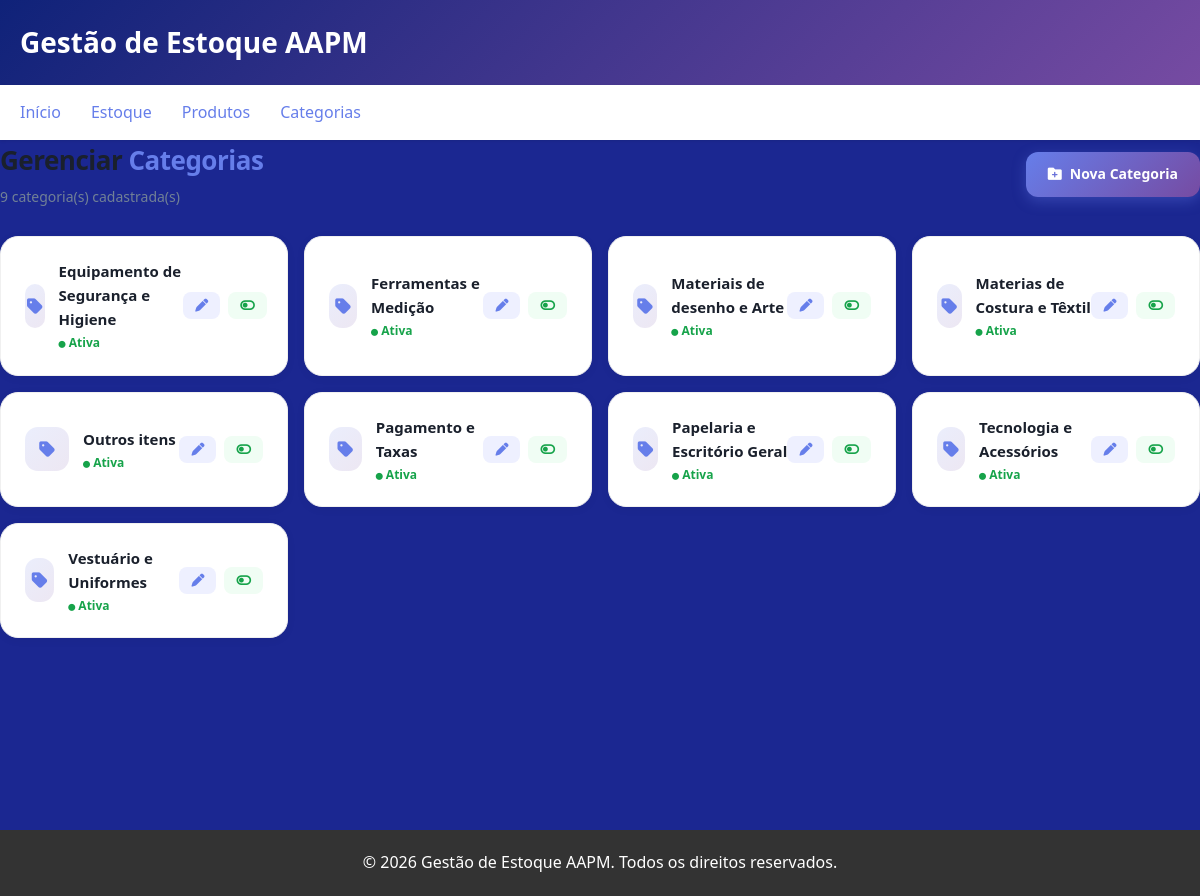
The app's page /categorias/ (signed in), older data.
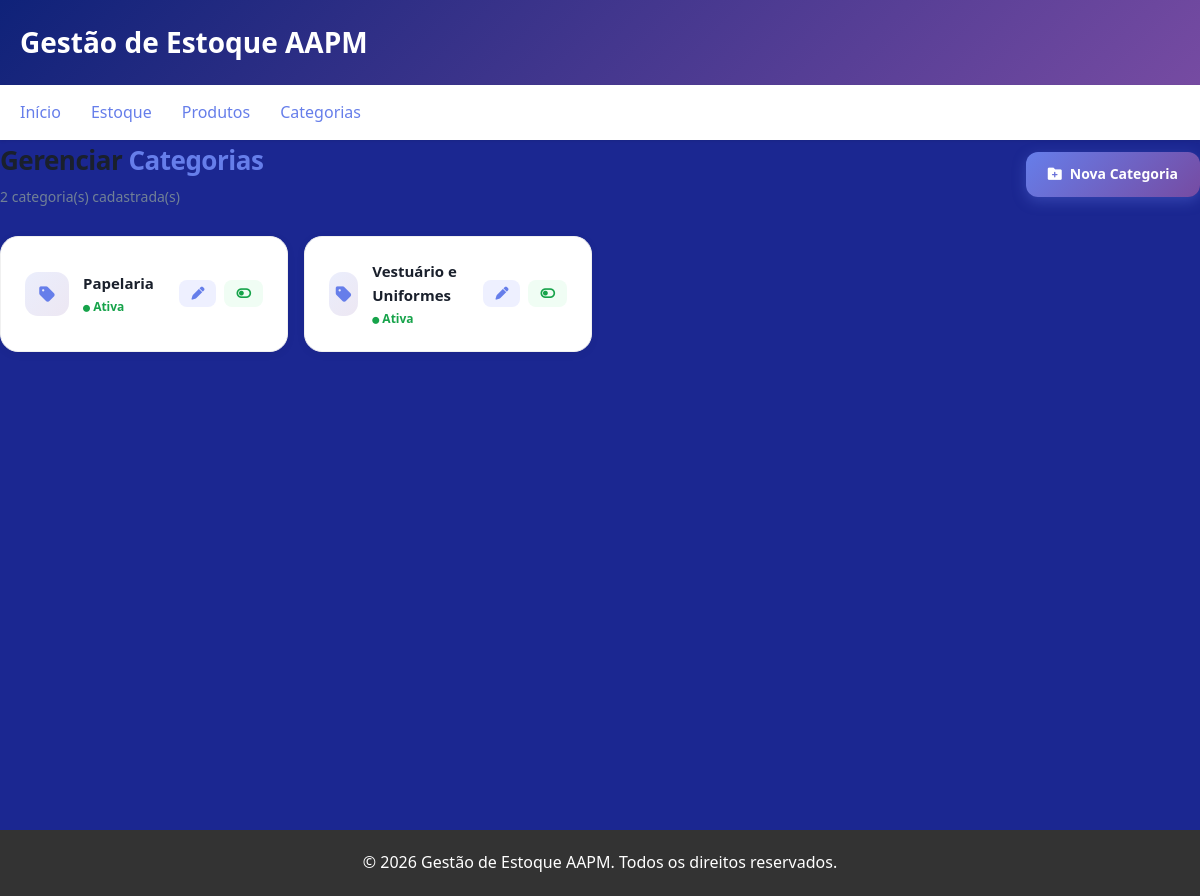
The same page, newer data.
### app/models/categoria.py (models this page shows, shortened)
class Categoria(Base):
    __tablename__ = "categorias"
    id = Column(Integer, primary_key=True, index=True)
    nome = Column(String(50), unique=True, nullable=False)
    descricao = Column(String(255), nullable=True)
    ativa = Column(Boolean, default=True)
    produtos = relationship("Produto", back_populates="categoria")

### app/controllers/categoria_controller.py (the view)
@router.get("/")
def listar_categorias(
    request: Request,
    db: Session = Depends(get_db),
    admin = Depends(get_admin)
):
    categorias = db.query(Categoria).order_by(Categoria.nome).all()
    return templates.TemplateResponse(
        request,
        "categorias/index.html",
        {
            "request":    request,
            "usuario":    admin,
            "categorias": categorias,
        }
    )

### app/templates/categorias/index.html (shortened to what this page needs)
{% extends "base.html" %}
{% block head %}
<link rel="stylesheet" href="https://cdnjs.cloudflare.com/ajax/libs/font-awesome/6.0.0/css/all.min.css">
{% endblock %}
{% block content %}
<div class="page-header">
  <div>
    <h1 class="page-title">Gerenciar <span>Categorias</span></h1>
    <p style="color:#718096; font-size:14px; margin-top:4px;">{{ categorias|length }} categoria(s) cadastrada(s)</p>
  </div>
  <a href="/categorias/nova" class="btn-novo"><i class="fas fa-folder-plus"></i> Nova Categoria</a>
</div>
{% if categorias %}
<div class="grid">
  {% for cat in categorias %}
  <div class="cat-card {{ '' if cat.ativa else 'inativa' }}">
    <div class="cat-left">
      <div class="cat-icon"><i class="fas fa-tag"></i></div>
      <div>
        <div class="cat-name">{{ cat.nome }}</div>
        <div class="cat-status {{ 'ativa' if cat.ativa else 'inativa' }}">
          <i class="fas fa-circle" style="font-size:7px;"></i>
          {{ 'Ativa' if cat.ativa else 'Inativa' }}
        </div>
      </div>
    </div>
    <div class="cat-actions">
      <a href="/categorias/{{ cat.id }}/editar" class="btn-action btn-edit">
        <i class="fas fa-pen"></i>
      </a>
      <form action="/categorias/{{ cat.id }}/toggle-ativo" method="post" style="margin:0;">
        <button type="submit" class="btn-action btn-toggle {{ 'ativar' if not cat.ativo else '' }}"
          title="{{ 'Desativar' if cat.ativo else 'Ativar' }}">
          <i class="fas fa-{{ 'toggle-on' if cat.ativo else 'toggle-off' }}"></i>
        </button>
      </form>
    </div>
  </div>
  {% endfor %}
</div>
{% endif %}
{% endblock %}

### app/templates/base.html (shortened to what this page needs)
<!DOCTYPE html>
<html lang="pt-BR">
<head>
    {% block head %}{% endblock %}
</head>
<body>
    <header>
        <div class="container">
            <h1>Gestão de Estoque AAPM</h1>
        </div>
    </header>
    {% if usuario %}
    <nav>
        <div class="container">
            <ul>
                <li><a href="/">Início</a></li>
                <li><a href="/estoque">Estoque</a></li>
                <li><a href="/produtos">Produtos</a></li>
                <li><a href="/categorias">Categorias</a></li>
            </ul>
        </div>
    </nav>
    {% endif %}
    <main>
        {% block content %}{% endblock %}
    </main>
    <footer>
        <p>&copy; 2026 Gestão de Estoque AAPM. Todos os direitos reservados.</p>
    </footer>
</body>
</html>

### app/templates/categorias/index.html (style rules this page uses)
body { font-family: 'Plus Jakarta Sans', sans-serif; }
.page-header { display: flex; justify-content: space-between; align-items: center; margin-bottom: 28px; }
.page-title { font-size: 26px; font-weight: 800; color: #1a202c; letter-spacing: -0.5px; }
.page-title span { color: #667eea; }
.btn-novo { background: linear-gradient(135deg, #667eea 0%, #764ba2 100%); color: white; padding: 11px 22px; border-radius: 12px; text-decoration: none; font-weight: 700; font-size: 14px; display: inline-flex; align-items: center; gap: 8px; transition: transform 0.2s, box-shadow 0.2s; box-shadow: 0 4px 14px rgba(102,126,234,0.35); }
.grid { display: grid; grid-template-columns: repeat(auto-fill, minmax(280px, 1fr)); gap: 16px; }
.cat-card { background: white; border-radius: 18px; padding: 22px 24px; border: 1px solid #f0f0f0; box-shadow: 0 2px 10px rgba(0,0,0,0.05); display: flex; align-items: center; justify-content: space-between; transition: transform 0.2s, box-shadow 0.2s; }
.cat-left { display: flex; align-items: center; gap: 14px; }
.cat-icon { width: 44px; height: 44px; border-radius: 13px; background: linear-gradient(135deg, #667eea22 0%, #764ba222 100%); color: #667eea; font-size: 18px; display: flex; align-items: center; justify-content: center; }
.cat-name { font-weight: 700; color: #1a202c; font-size: 15px; }
.cat-status { font-size: 12px; font-weight: 600; margin-top: 2px; }
.cat-status.ativa { color: #16a34a; }
.cat-actions { display: flex; gap: 8px; }
.btn-action { padding: 7px 12px; border-radius: 8px; font-size: 13px; font-weight: 600; text-decoration: none; border: none; cursor: pointer; display: inline-flex; align-items: center; gap: 5px; transition: 0.2s; }
.btn-edit { background: #eef0ff; color: #667eea; }
.btn-toggle { background: #fff7ed; color: #c2410c; }
.btn-toggle.ativar { background: #f0fdf4; color: #16a34a; }

### app/templates/base.html (style rules this page uses)
* { margin: 0; padding: 0; box-sizing: border-box; }
body { font-family: 'Segoe UI', Tahoma, Geneva, Verdana, sans-serif; background-color: #1b2791; color: #333; line-height: 1.6; min-height: 100vh; }
header { background: linear-gradient(135deg, #0f2279 0%, #764ba2 100%); color: rgb(255, 255, 255); padding: 20px 0; box-shadow: 0 2px 5px rgba(0, 0, 0, 0.1); }
.container { max-width: 1200px; margin: 0 auto; padding: 0 20px; }
h1 { font-size: 28px; font-weight: 600; }
nav { background-color: #fff; box-shadow: 0 1px 3px rgba(0, 0, 0, 0.1); }
nav ul { list-style: none; display: flex; gap: 30px; padding: 15px 0; }
nav a { text-decoration: none; color: #667eea; font-weight: 500; transition: color 0.3s; }
main { padding: 0; min-height: calc(100vh - 150px); }
footer { background-color: #333; color: rgb(255, 255, 255); text-align: center; padding: 20px; margin-top: 40px; }
button, .btn { background-color: #667eea; color: white; padding: 10px 20px; border: none; border-radius: 4px; cursor: pointer; transition: 0.3s; }

Row changes from the older to the newer data that the page shows:
removed Categoria: nome "Equipamento de Segurança e Higiene", ativa "Ativa"
removed Categoria: nome "Ferramentas e Medição", ativa "Ativa"
removed Categoria: nome "Materiais de desenho e Arte", ativa "Ativa"
removed Categoria: nome "Materias de Costura e Têxtil", ativa "Ativa"
removed Categoria: nome "Outros itens", ativa "Ativa"
removed Categoria: nome "Pagamento e Taxas", ativa "Ativa"
removed Categoria: nome "Tecnologia e Acessórios", ativa "Ativa"
changed Categoria: nome "Papelaria e Escritório Geral" → "Papelaria"
Text that changed along with them:
{{ categorias|length }}: "9" → "2"
